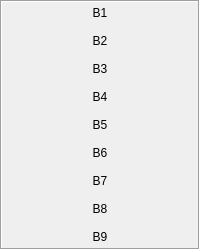
       <widget class="QFrame" name="frame_1">
        <property name="sizePolicy">
         <sizepolicy hsizetype="Preferred" vsizetype="Expanding">
          <horstretch>0</horstretch>
          <verstretch>0</verstretch>
         </sizepolicy>
        </property>
        <property name="minimumSize">
         <size>
          <width>0</width>
          <height>0</height>
         </size>
        </property>
        <property name="frameShape">
         <enum>QFrame::Box</enum>
        </property>
        <property name="frameShadow">
         <enum>QFrame::Sunken</enum>
        </property>
        <layout class="QVBoxLayout" name="verticalLayout_5">
         <property name="spacing">
          <number>6</number>
         </property>
         <property name="leftMargin">
          <number>0</number>
         </property>
         <property name="topMargin">
          <number>0</number>
         </property>
         <property name="rightMargin">
          <number>0</number>
         </property>
         <property name="bottomMargin">
          <number>0</number>
         </property>
         <item>
          <widget class="QPushButton" name="pushButton_Mouse">
           <property name="styleSheet">
            <string notr="true"/>
           </property>
           <property name="text">
            <string>B1</string>
           </property>
           <property name="checkable">
            <bool>true</bool>
           </property>
           <property name="flat">
            <bool>true</bool>
           </property>
          </widget>
         </item>
         <item>
          <widget class="QPushButton" name="pushButton_Graspmovepicture">
           <property name="text">
            <string>B2</string>
           </property>
           <property name="checkable">
            <bool>true</bool>
           </property>
           <property name="flat">
            <bool>true</bool>
           </property>
          </widget>
         </item>
         <item>
          <widget class="QPushButton" name="pushButton_move">
           <property name="text">
            <string>B3</string>
           </property>
           <property name="checkable">
            <bool>true</bool>
           </property>
           <property name="default">
            <bool>false</bool>
           </property>
           <property name="flat">
            <bool>true</bool>
           </property>
          </widget>
         </item>
         <item>
          <widget class="QPushButton" name="pushButton_Draw">
           <property name="text">
            <string>B4</string>
           </property>
           <property name="checkable">
            <bool>true</bool>
           </property>
           <property name="autoDefault">
            <bool>false</bool>
           </property>
           <property name="default">
            <bool>false</bool>
           </property>
           <property name="flat">
            <bool>true</bool>
           </property>
          </widget>
         </item>
         <item>
          <widget class="QPushButton" name="pushButton_Outline">
           <property name="text">
            <string>B5</string>
           </property>
           <property name="checkable">
            <bool>true</bool>
           </property>
           <property name="checked">
            <bool>false</bool>
           </property>
           <property name="autoDefault">
            <bool>false</bool>
           </property>
           <property name="flat">
            <bool>true</bool>
           </property>
          </widget>
         </item>
         <item>
          <widget class="QPushButton" name="pushButton_Cross">
           <property name="text">
            <string>B6</string>
           </property>
           <property name="checkable">
            <bool>true</bool>
           </property>
           <property name="flat">
            <bool>true</bool>
           </property>
          </widget>
         </item>
         <item>
          <widget class="QPushButton" name="pushButton_Thumbnail">
           <property name="text">
            <string>B7</string>
           </property>
           <property name="flat">
            <bool>true</bool>
           </property>
          </widget>
         </item>
         <item>
          <widget class="QPushButton" name="pushButton_Refresh">
           <property name="text">
            <string>B8</string>
           </property>
           <property name="flat">
            <bool>true</bool>
           </property>
          </widget>
         </item>
         <item>
          <widget class="QPushButton" name="pushButton_fov">
           <property name="text">
            <string>B9</string>
           </property>
           <property name="flat">
            <bool>true</bool>
           </property>
          </widget>
         </item>
        </layout>
       </widget>
